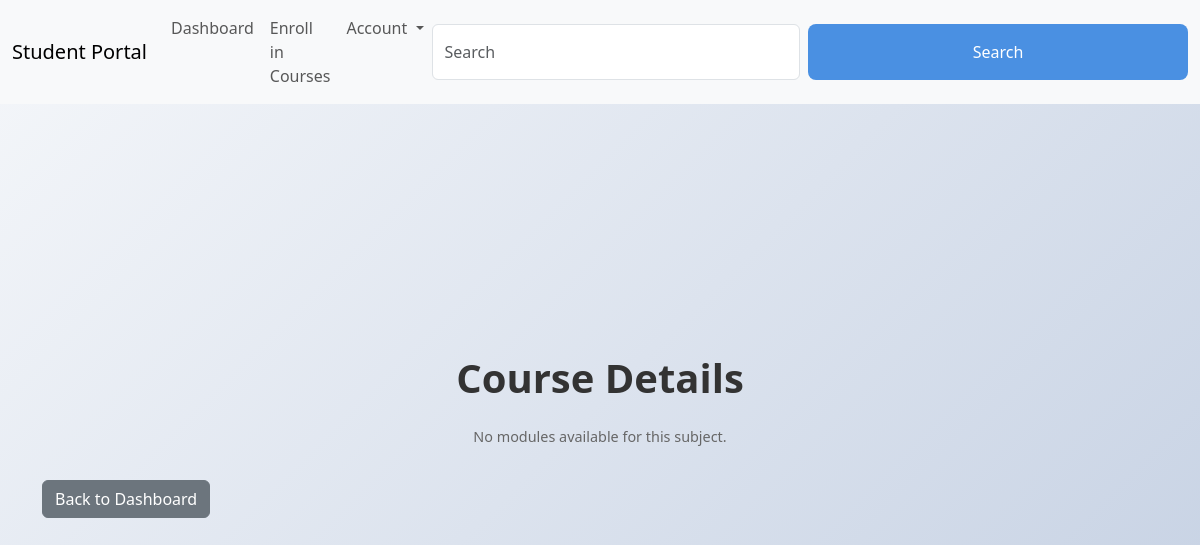
Before: /subject/1 (signed in) with the older database file.
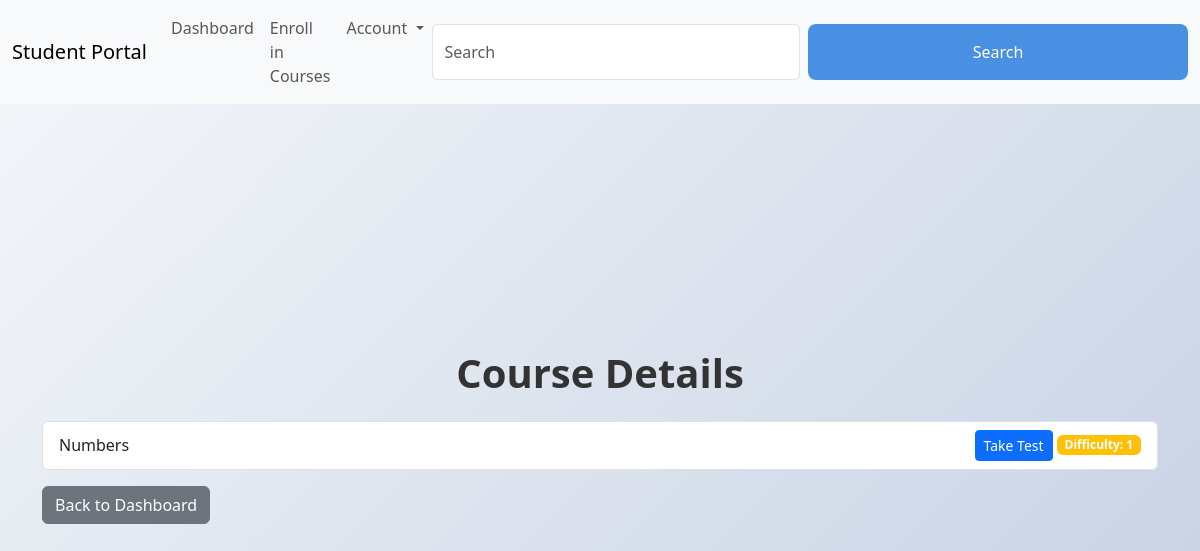
After: the same page with the newer database file.
### app.py (models this page shows)
class Module(db.Model):
    __tablename__ = 'modules'
    module_id = db.Column(db.Integer, primary_key=True, autoincrement=True)
    chapter_id = db.Column(db.Integer, db.ForeignKey('chapters.chapter_id'), nullable=False)
    module_name = db.Column(db.String(80), nullable=False)
    video_url = db.Column(db.String(200))

### app.py (the view)
@app.route('/subject/<int:subject_id>')
@login_required
def subject_portal(subject_id):
    if current_user.user_type != 'student':
        flash('Access denied')
        return redirect(url_for('dashboard'))
    chapters = Chapter.query.filter_by(subject_id=subject_id).all()
    modules_data = []
    for chapter in chapters:
        modules = Module.query.filter_by(chapter_id=chapter.chapter_id).all()
        for module in modules:
            progress = StudentModuleProgress.query.filter_by(student_username=current_user.username, module_id=module.module_id).first()
            if not progress:
                progress = StudentModuleProgress(student_username=current_user.username, module_id=module.module_id, current_difficulty=1)
                db.session.add(progress)
                db.session.commit()
            modules_data.append({
                'module_id': module.module_id,  # Add the module_id here
                'module_name': module.module_name,
                'video_url': module.video_url,
                'difficulty': progress.current_difficulty,
                'completed': progress.completed,
                'mastery': progress.mastery
            })
    return render_template('subject_portal.html', modules=modules_data)

### app.py (called while the page is built)
@login_manager.user_loader
def load_user(username):
    return User.query.get(username)

@app.context_processor
def utility_processor():
    def url_for_static(route):
        return url_for('static', filename=route)
    return {
        'url_for_static': url_for_static
    }

### templates/subject_portal.html (shortened to what this page needs)
<!DOCTYPE html>
<html lang="en">
<head>
    <link rel="stylesheet" href="{{ url_for('static', filename='bootstrap.min.css') }}">
    <link rel="stylesheet" href="{{ url_for('static', filename='style.css') }}">
</head>
<body>
    <nav class="navbar navbar-expand-lg bg-body-tertiary fixed-top">
        <div class="container-fluid">
            <a class="navbar-brand" href="{{ url_for('dashboard') }}">Student Portal</a>
            <div class="collapse navbar-collapse" id="navbarSupportedContent">
                <ul class="navbar-nav me-auto mb-2 mb-lg-0">
                    <li class="nav-item">
                        <a class="nav-link" href="{{ url_for('dashboard') }}">Dashboard</a>
                    </li>
                    <li class="nav-item">
                        <a class="nav-link" href="{{ url_for('enroll_courses') }}">Enroll in Courses</a>
                    </li>
                    <li class="nav-item dropdown">
                        <a class="nav-link dropdown-toggle" href="#" role="button" data-bs-toggle="dropdown" aria-expanded="false">
                            Account
                        </a>
                    </li>
                </ul>
                <form class="d-flex" role="search">
                    <input class="form-control me-2" type="search" placeholder="Search" aria-label="Search">
                    <button class="btn btn-outline-success" type="submit">Search</button>
                </form>
            </div>
        </div>
    </nav>
    <div class="container mt-5">
        <h1 class="mt-4">Course Details</h1>
        {% if modules %}
            <ul class="list-group">
                {% for module in modules %}
                    <li class="list-group-item d-flex justify-content-between align-items-center">
                        {{ module.module_name }}
                        <div>
                            <a href="{{ url_for('take_test', module_id=module.module_id) }}" class="btn btn-sm btn-primary">Take Test</a>
                            {% if module.completed %}
                                <span class="badge bg-success">Completed</span>
                            {% elif module.mastery %}
                                <span class="badge bg-success">Mastered</span>
                            {% else %}
                                <span class="badge bg-warning">Difficulty: {{ module.difficulty }}</span>
                            {% endif %}
                        </div>
                    </li>
                {% endfor %}
            </ul>
        {% else %}
            <p>No modules available for this subject.</p>
        {% endif %}
        <a href="{{ url_for('dashboard') }}" class="btn btn-secondary mt-3">Back to Dashboard</a>
    </div>
</body>
</html>

Changed rows visible on the page:
added Module: module_name "Numbers", difficulty "1"
Other visible differences:
text no longer shown: "No modules available for this subject."
